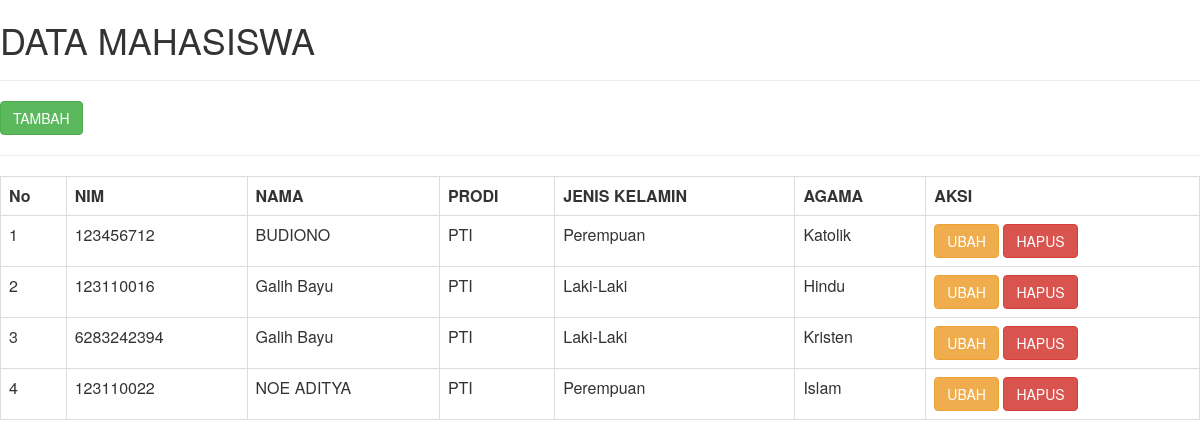
Screenshot of /index.php/mahasiswa with the database file from the repository.
### tables this page shows
CREATE TABLE `tb_mhs` (
  `id_mhs` char(40) NOT NULL,
  `nim` char(12) DEFAULT NULL,
  `nama_mhs` varchar(200) DEFAULT NULL,
  `prodi` char(5) DEFAULT NULL,
  `jk_mhs` char(10) DEFAULT NULL,
  `agama_mhs` char(10) DEFAULT NULL
);

### application/controllers/Mahasiswa.php (called while the page is built, shortened)
<?php
class Mahasiswa extends CI_Controller {
	public function index()
	{
		$this->load->model('model_mhs');
		$var['mhs'] = $this->model_mhs->getAll();
		$this->load->view('mahasiswa/v_index', $var);
	}
}

### index.php (called while the page is built, shortened)
<?php
require_once BASEPATH.'core/CodeIgniter.php';

### application/models/Model_mhs.php (called while the page is built, shortened)
<?php
class Model_mhs extends CI_Model {
	var $table = 'tb_mhs';
	function getAll() {
		$this->db->from($this->table);
		$result = $this->db->get();
		return $result->result_array();
	}
}

### application/views/mahasiswa/v_index.php (the view)
<link rel="stylesheet" href="<?= base_url('import/template.css') ?>">
<h1>DATA MAHASISWA</h1>
<hr>
<a class="btn btn-success" href="<?= site_url('mahasiswa/tambah') ?>">TAMBAH</a>
<hr>
<table class="table table-bordered">
	<tr>
		<th>No</th>
		<th>NIM</th>
		<th>NAMA</th>
		<th>PRODI</th>
		<th>JENIS KELAMIN</th>
		<th>AGAMA</th>
		<th>AKSI</th>
	</tr>
	<?php
	$no = 1;
	foreach($mhs as $value){
	?>
	<tr>
		<td><?= $no ?></td>
		<td><?= $value['nim'] ?></td>
		<td><?= $value['nama_mhs'] ?></td>
		<td><?= $value['prodi'] ?></td>
		<td><?= $value['jk_mhs'] ?></td>
		<td><?= $value['agama_mhs'] ?></td>
		<td>
			<a class="btn btn-warning" href="<?= site_url('mahasiswa/ubah') ?>">UBAH</a>
			<a class="btn btn-danger" href="<?= site_url('mahasiswa/hapus') ?>">HAPUS</a>
		</td>
	</tr>
	<?php
		$no = $no + 1;
	}
	?>
</table>

### rows the page displays
tb_mhs: nim "123456712", nama_mhs "BUDIONO", prodi "PTI", jk_mhs "Perempuan", agama_mhs "Katolik"
tb_mhs: nim "123110016", nama_mhs "Galih Bayu", prodi "PTI", jk_mhs "Laki-Laki", agama_mhs "Hindu"
tb_mhs: nim "6283242394", nama_mhs "Galih Bayu", prodi "PTI", jk_mhs "Laki-Laki", agama_mhs "Kristen"
tb_mhs: nim "123110022", nama_mhs "NOE ADITYA", prodi "PTI", jk_mhs "Perempuan", agama_mhs "Islam"
